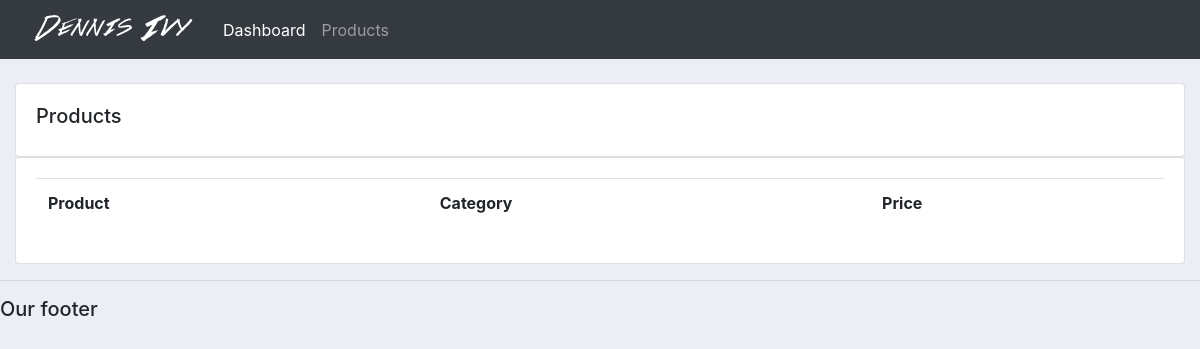
Before: /products/ with the older database file.
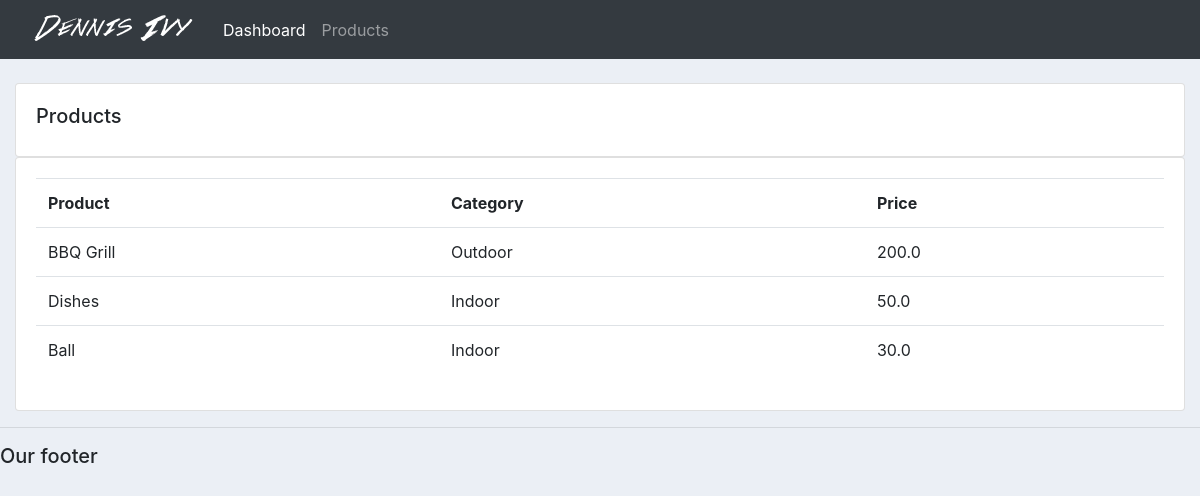
After: the same page with the newer database file.
### accounts/models.py (models this page shows, shortened)
class Product(models.Model):
	CATEGORY = (
			('Indoor', 'Indoor'),
			('Out Door', 'Out Door'),
			)
	name = models.CharField(max_length=200, null=True)
	price = models.FloatField(null=True)
	category = models.CharField(max_length=200, null=True, choices=CATEGORY)
	description = models.CharField(max_length=200, null=True, blank=True)
	date_created = models.DateTimeField(auto_now_add=True, null=True)
	tags = models.ManyToManyField(Tag)

### accounts/views.py (the view)
# urls.py: path('products/', views.products, name='products'),
def products(request):
	products = Product.objects.all()
	return render(request, 'accounts/products.html', {'products':products})

### accounts/templates/accounts/products.html
{%  extends 'accounts/main.html' %}
{% block content %}
		<br>
		<div class="row">
			<div class="col-md">
				<div class="card card-body">
					<h5>Products</h5>
				</div>
				<div class="card card-body">
					<table class="table">
						<tr>
							<th>Product</th>
							<th>Category</th>
							<th>Price</th>
						</tr>
						{% for i in products %}
							<tr>
								<td>{{i.name}}</td>
								<td>{{i.category}}</td>
								<td>{{i.price}}</td>
							</tr>
						{% endfor %}
					</table>
				</div>
			</div>
		</div>
{% endblock content %}

Changed rows visible on the page:
added Product: name "BBQ Grill", category "Outdoor", price "200.0"
added Product: name "Dishes", category "Indoor", price "50.0"
added Product: name "Ball", category "Indoor", price "30.0"
